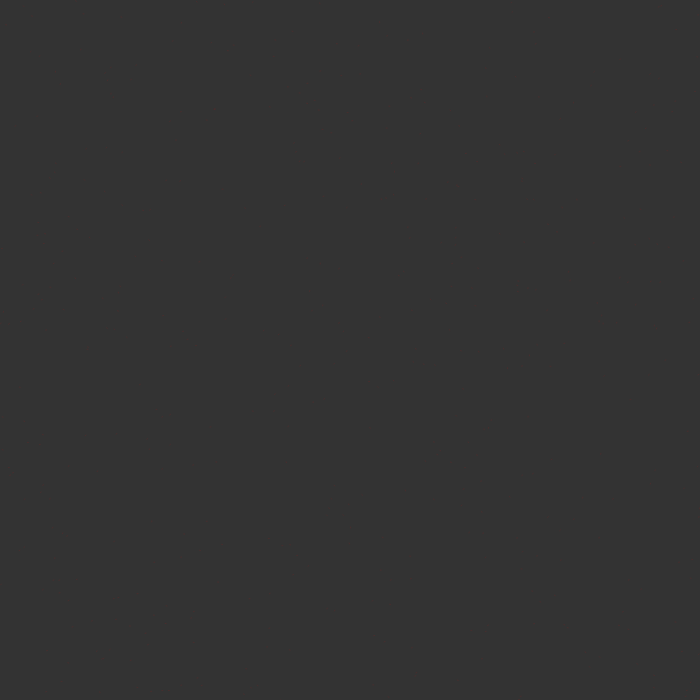
Frame 1 (no input)
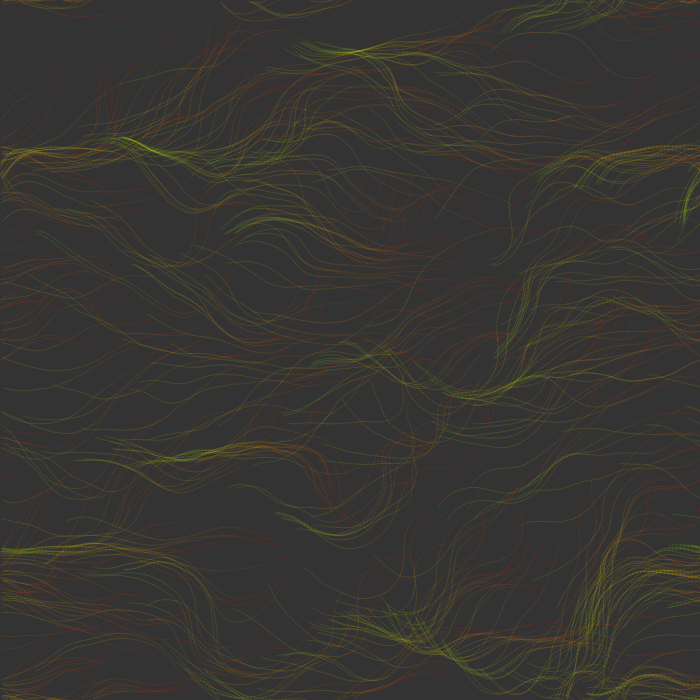
Frame 60 (no input)
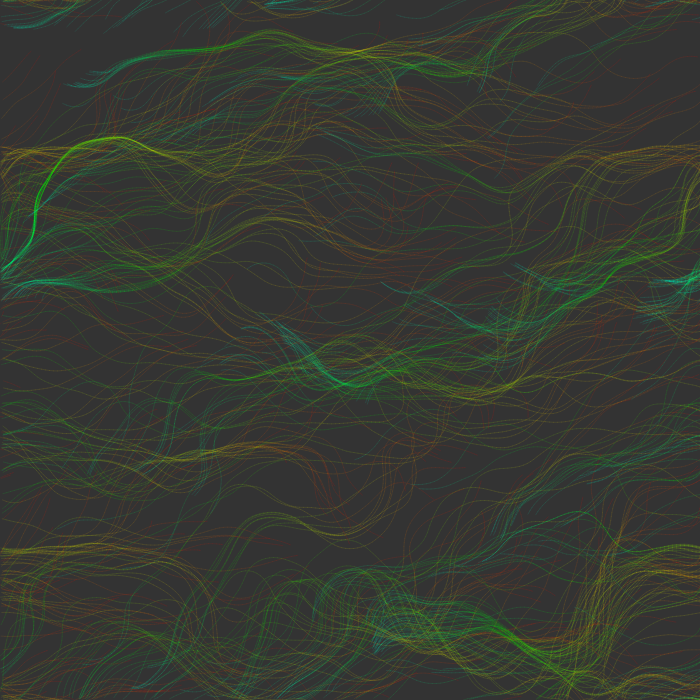
Frame 120 (the mouse pressed at the canvas centre since frame 60)

The p5.js sketch that drew these frames (run headless with seeded random() and noise() and a simulated clock; from frame 60 on, the mouse is pressed at the canvas centre):

// p5.js sketch
// ── sketch.js
let scale = 5;
let inc = 0.05;
let cols, rows;
let zoff = 0;
let numberOfParticles = 500;
let looping = false;
let particles = [];
let forcefield = [];

function setup() {
  createCanvas(700, 700);
  colorMode(HSB, 255);

  cols = width / scale;
  rows = height / scale;
  background(51);

  for (let i = 0; i < numberOfParticles; i++) {
    particles.push(new Particle());
  }
}

function draw() {
  // stroke(255);
  let yoff = 0;
  for (let i = 0; i < rows; i++) {
    let xoff = 0;
    for (let j = 0; j < cols; j++) {
      const randomAngle = noise(xoff, yoff, zoff) * TWO_PI;

      const angle = p5.Vector.fromAngle(randomAngle);
      angle.setMag(1);

      const index = i + j * cols;
      forcefield[index] = angle;
      // push();
      // strokeWeight(1);
      // translate(scale * i, scale * j);
      // rotate(angle.heading());
      // line(0, 0, scale, 0);
      // pop();

      xoff += inc;
    }
    yoff += inc;
  }
  zoff += inc;

  for (let i = 0; i < particles.length; i++) {
    particles[i].follow(forcefield);
    particles[i].update();
    particles[i].edges();
    particles[i].show();
  }
}

function mousePressed() {
  if (looping) {
    looping = false;
    noLoop();
  } else {
    looping = true;
    loop();
  }
}

// ── particle.js
class Particle {
  constructor() {
    this.pos = createVector(random(width), random(height));
    this.vel = createVector(0, 0);
    this.acc = createVector(0, 0);
    this.prevPos = this.pos.copy();
    this.h = 0;
  }

  update() {
    this.vel.add(this.acc);
    this.vel.limit(4);
    this.acc.mult(0);
    this.pos.add(this.vel);
  }

  edges() {
    if (this.pos.x > width) {
      this.pos.x = 0;
      this.updatePrev();
    }
    if (this.pos.x < 0) {
      this.pos.x = width;
      this.updatePrev();
    }
    if (this.pos.y > height) {
      this.pos.y = 0;
      this.updatePrev();
    }
    if (this.pos.y < 0) {
      this.pos.y = height;
      this.updatePrev();
    }
  }

  follow(forcefield) {
    const x = Math.floor(this.pos.x / scale);
    const y = Math.floor(this.pos.y / scale);

    const index = x + y * cols;
    this.acc.add(forcefield[index]);
  }

  show() {
    stroke(this.h, 255, 255, 25);

    this.h += 1;
    if (this.h > 255) {
      this.h = 0;
    }

    strokeWeight(1);
    line(this.pos.x, this.pos.y, this.prevPos.x, this.prevPos.y);
    this.updatePrev();
  }

  updatePrev() {
    this.prevPos.x = this.pos.x;
    this.prevPos.y = this.pos.y;
  }
}
